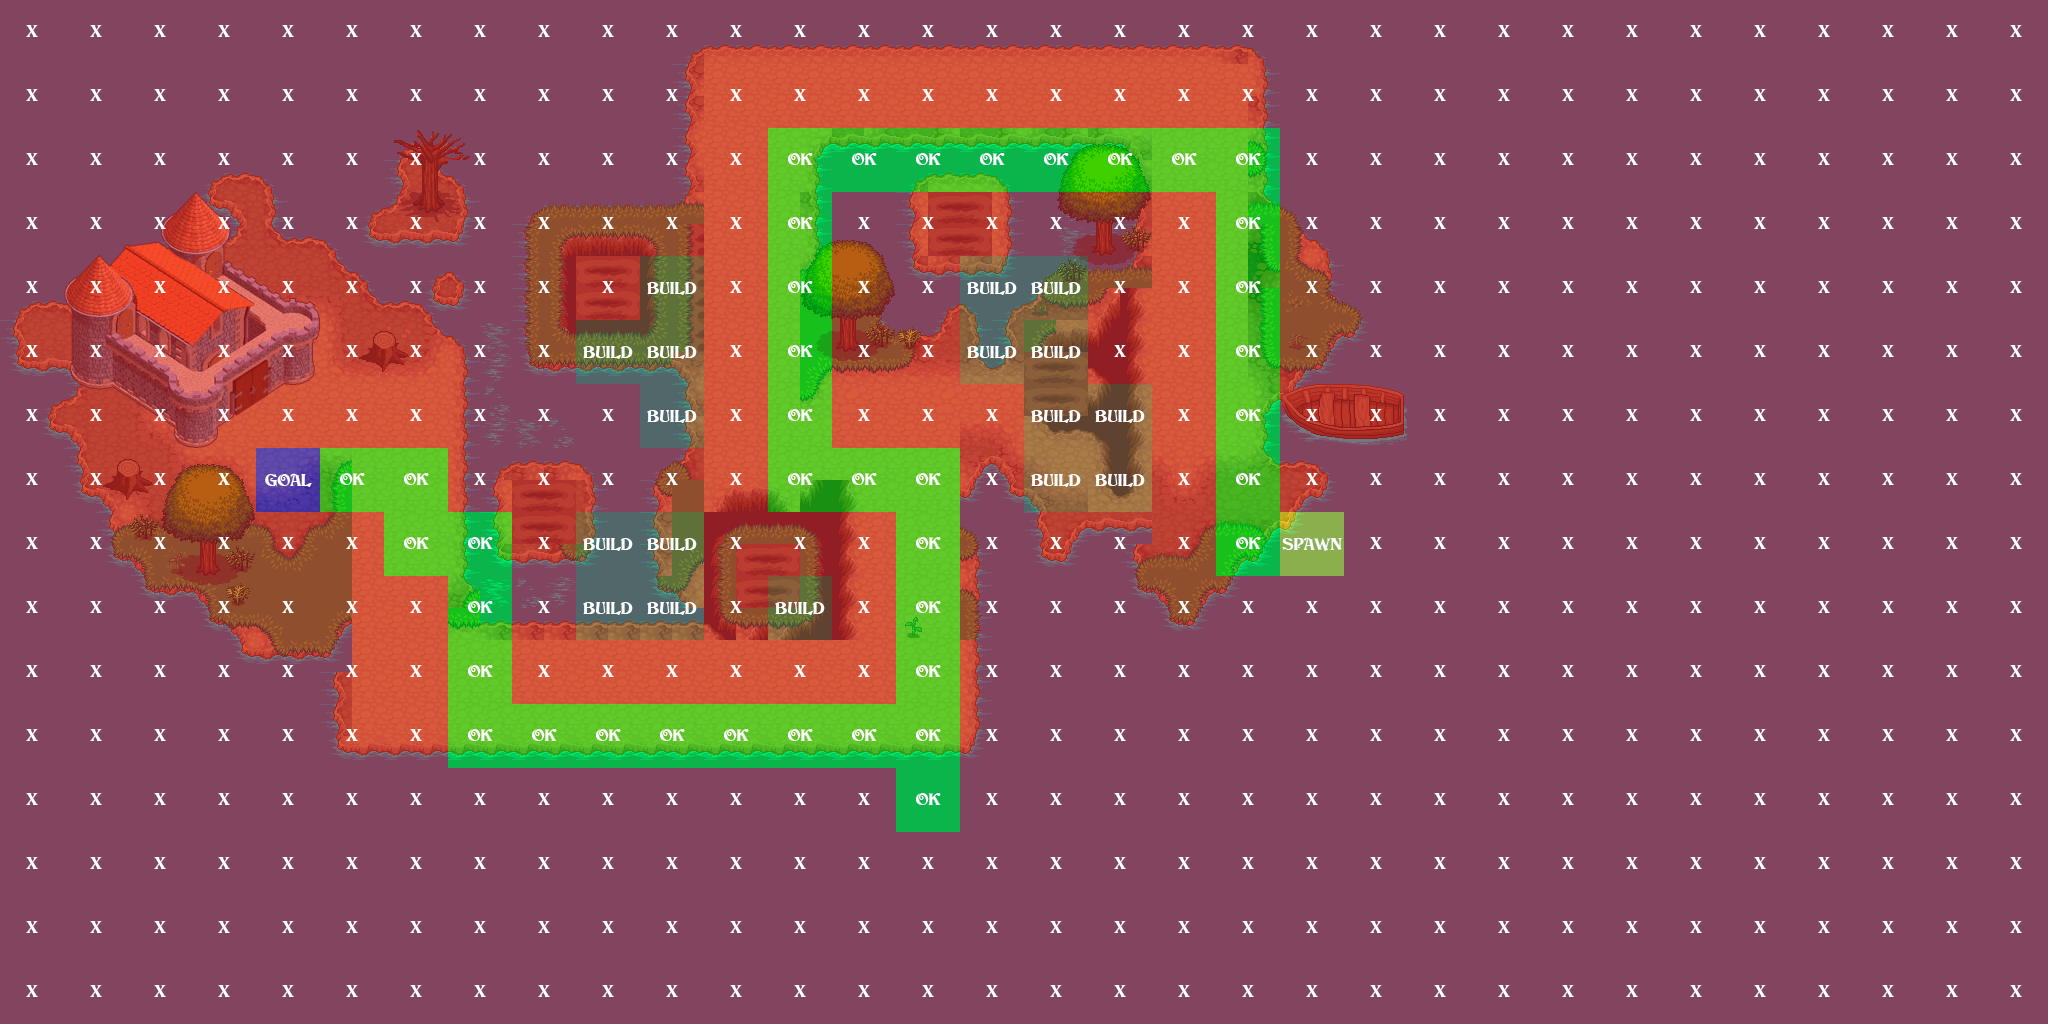

Tiled map render using the project's own tile images. Description and the map definition, with tile-layer contents summarised, below:
An orthogonal 32x16 tile map with 64x64 px tiles, 1 tile layer (AI), 1 image layer.

<map version="1.0" orientation="orthogonal" renderorder="right-down" width="32" height="16" tilewidth="64" tileheight="64">
 <tileset firstgid="1" name="AI" tilewidth="64" tileheight="64">
  <image source="AI-DATA.png" width="256" height="256" />
 </tileset>
 <imagelayer name="Terrain" x="-389" y="64">
  <image source="level0.png" />
 </imagelayer>
 <layer name="AI" width="32" height="16">
  <data>[512 cells, 512 non-empty, 5 distinct tile ids]</data>
 </layer>
</map>
